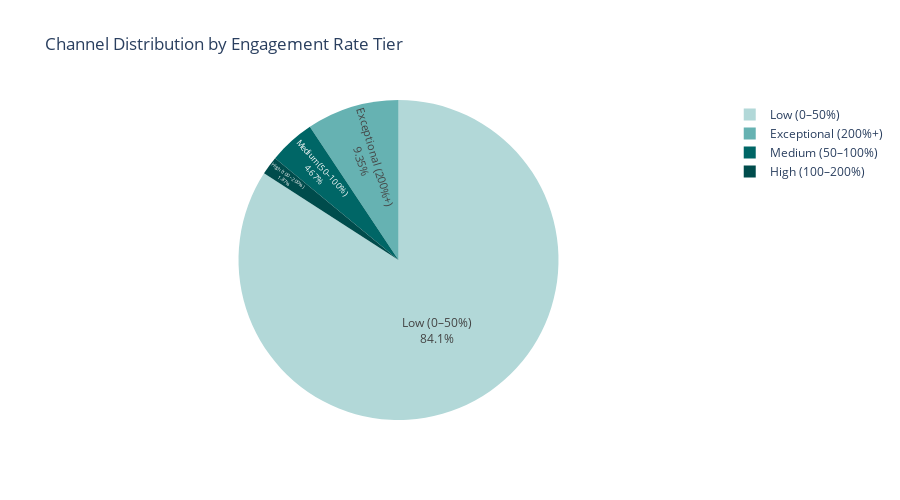

Here is the notebook cell this chart was saved with:
### Markdown cell above
*   Pie chart shows distribution of channels across engagement tiers

* Identifies typical vs exceptional performance levels






*   LOW (0–50%):84.1% of channels — struggling to convert subs to views
* MEDIUM (50–100%):4.67% of channels — healthy engagement baseline
*  HIGH (100–200%): 1.87% of channels — strong performance
* EXCEPTIONAL (200%+): 9.35% of channels- viral/niche dominance

### Code cell
import pandas as pd
import numpy as np
import plotly.express as px

channel_df["total_views"]=pd.to_numeric(channel_df["total_views"],errors="coerce")
channel_df["total_videos"]=pd.to_numeric(channel_df["total_videos"],errors="coerce")
channel_df["subscribers"]=pd.to_numeric(channel_df["subscribers"],errors="coerce")

channel_df["avg_views_per_video"]=channel_df["total_views"]/channel_df["total_videos"]
channel_df["engagement_rate"]=(channel_df["avg_views_per_video"]/channel_df["subscribers"])*100

channel_df["engagement_tier"]=pd.cut(channel_df["engagement_rate"],bins=[0,50,100,200,np.inf],labels=["Low (0–50%)","Medium (50–100%)","High (100–200%)","Exceptional (200%+)"])

tier_dist=channel_df["engagement_tier"].value_counts()

fig7=px.pie(values=tier_dist.values,names=tier_dist.index,title="Channel Distribution by Engagement Rate Tier",color_discrete_sequence=["#b2d8d8","#66b2b2","#006666","#004c4c"])
fig7.update_traces(textposition="inside",textinfo="percent+label")
fig7.update_layout(height=500)
fig7.show()

### Figure 1 — Plotly figure (JSON) as saved in the notebook; plotly's stock layout.template omitted (floating-point values rounded to 4 significant figures)
{"data": [{"domain": {"x": [0, 1], "y": [0, 1]}, "hovertemplate": "label=%{label}<br>value=%{value}<extra></extra>", "labels": ["Low (0–50%)", "Exceptional (200%+)", "Medium (50–100%)", "High (100–200%)"], "legendgroup": "", "name": "", "showlegend": true, "textinfo": "percent+label", "textposition": "inside", "type": "pie", "values": [90, 10, 5, 2]}], "layout": {"height": 500, "legend": {"tracegroupgap": 0}, "piecolorway": ["#b2d8d8", "#66b2b2", "#006666", "#004c4c"], "title": {"text": "Channel Distribution by Engagement Rate Tier"}}}
